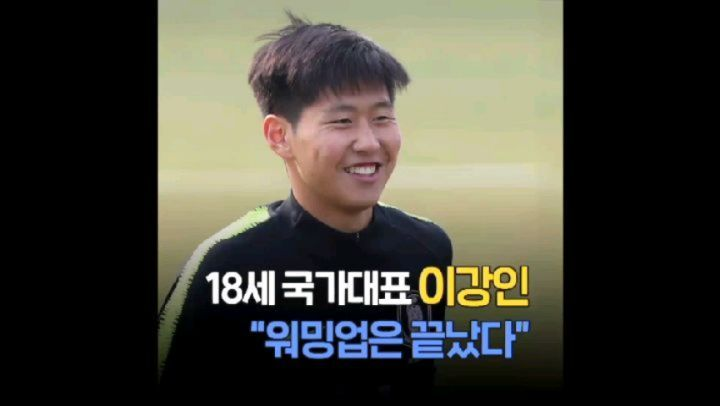
#> input picture webCrawling/Data/108.jpg, 720 x 406 px, found by its file name; its folder holds 4 pictures in this run
$ python resize_image.py
#> lines starting #> are read from the running program, lines starting #| are printed output that depends on the picture
import os
import io
from PIL import Image

MAX_SIZE = 400

def resize(file):
    img = Image.open(file)
    new_img = img.resize((MAX_SIZE,MAX_SIZE))
    new_img.save(str(file))

def getfiles(srcdir):  ##폴더에서 파일 읽어와 리스트로 반환
    files = []
    for f in os.listdir(srcdir):
        if os.path.isfile(os.path.join(srcdir,f)):
            if not f.startswith('.'):
                files.append(os.path.join(srcdir,f))
#> pass 2 of the loop in getfiles, `for f in os.listdir(srcdir):`:
#> pass 3 of the loop in getfiles, `for f in os.listdir(srcdir):`:
#> the loop made 4 passes; the first 3 are shown

    return files

def main():
    #srcdir = input("원본 이미지 폴더: ")
    srcdir = "C:/Users/kimsk/Documents/cns/webCrawling/Data"

    files = getfiles(srcdir)
    for f in files:
        if 'jpg' in f:
            resize(f)
#> in resize, img is the input picture: PIL image 720x406 RGB; mean R, G, B 68.7, 67.3, 57.8
#> in resize, `new_img = img.resize((MAX_SIZE,MAX_SIZE))`:
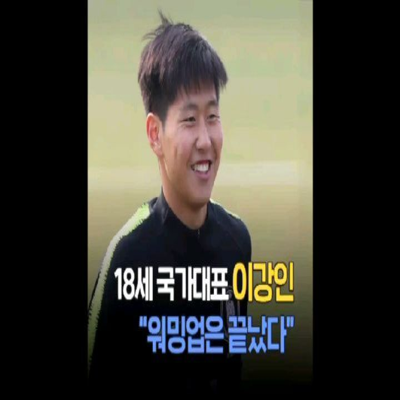
#> new_img: PIL image 400x400 RGB; mean R, G, B 68.7, 67.3, 57.8
#> pass 2 of the loop in main, `for f in files:`:
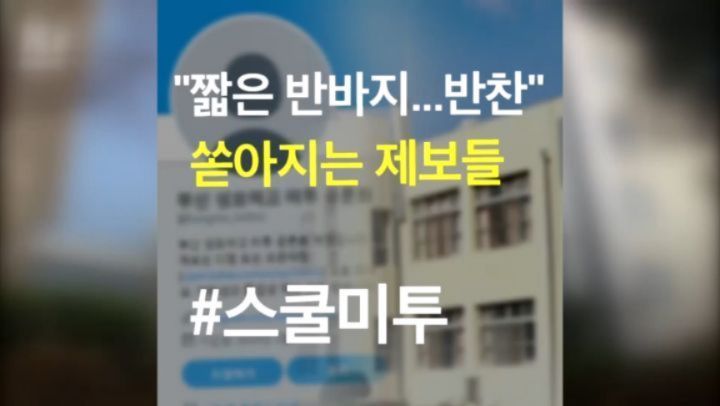
#> input picture webCrawling/Data/142.jpg, 720 x 406 px, found by its file name
#> in resize, img is the input picture: PIL image 720x406 RGB; mean R, G, B 117.5, 124.1, 121.6
#> in resize (call 2), `new_img = img.resize((MAX_SIZE,MAX_SIZE))`:
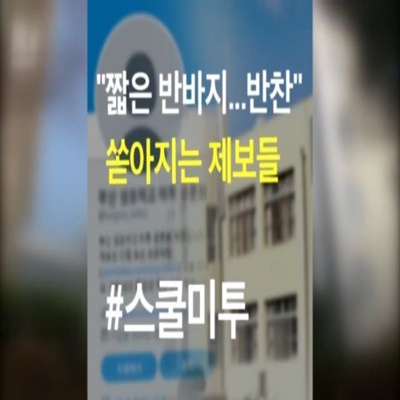
#> new_img: PIL image 400x400 RGB; mean R, G, B 117.5, 124, 121.6
#> pass 3 of the loop in main, `for f in files:`:
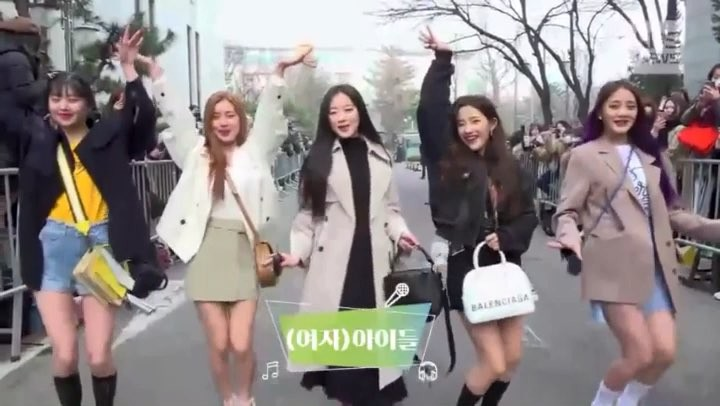
#> input picture webCrawling/Data/16.jpg, 720 x 406 px, found by its file name
#> in resize, img is the input picture: PIL image 720x406 RGB; mean R, G, B 142.8, 135.4, 135
#> in resize (call 3), `new_img = img.resize((MAX_SIZE,MAX_SIZE))`:
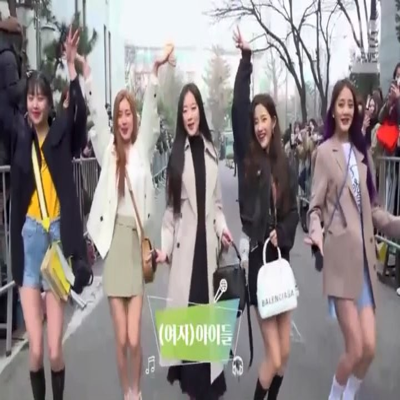
#> new_img: PIL image 400x400 RGB; mean R, G, B 142.8, 135.4, 135
#> the loop made 4 passes; the first 3 are shown

main()
